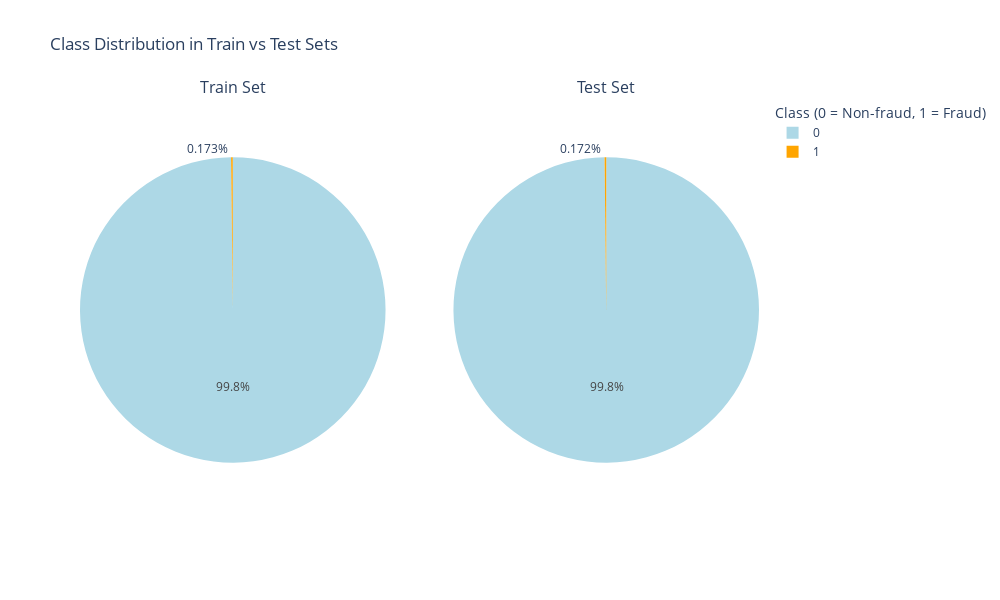

Here is the notebook cell this chart was saved with:
### Code cell
# Visualization of train and test split
# Compute counts
train_counts = y_train.value_counts().reset_index()
train_counts.columns = ['Class', 'Count']
test_counts = y_test.value_counts().reset_index()
test_counts.columns = ['Class', 'Count']

# Create subplot with 2 pie charts (Train vs Test)
fig = sp.make_subplots(rows=1, cols=2, specs=[[{'type':'domain'}, {'type':'domain'}]],
                       subplot_titles=["Train Set", "Test Set"])

# Add train pie
fig.add_trace(
    px.pie(train_counts, names='Class', values='Count', 
           color='Class', color_discrete_map={0:'lightblue', 1:'orange'}).data[0],
    row=1, col=1
)

# Add test pie
fig.add_trace(
    px.pie(test_counts, names='Class', values='Count', 
           color='Class', color_discrete_map={0:'lightblue', 1:'orange'}).data[0],
    row=1, col=2
)

# Update layout
fig.update_layout(title_text="Class Distribution in Train vs Test Sets",
                  legend_title_text="Class (0 = Non-fraud, 1 = Fraud)",width=1000,height=600)
fig.show()

### Figure 1 — Plotly figure (JSON) as saved in the notebook; plotly's stock layout.template omitted (floating-point values rounded to 4 significant figures)
{"data": [{"customdata": [[0], [1]], "domain": {"x": [0, 0.45], "y": [0, 1]}, "hovertemplate": "Class=%{customdata[0]}<br>Count=%{value}<extra></extra>", "labels": [0, 1], "legendgroup": "", "marker": {"colors": ["lightblue", "orange"]}, "name": "", "showlegend": true, "type": "pie", "values": [227451, 394]}, {"customdata": [[0], [1]], "domain": {"x": [0.55, 1], "y": [0, 1]}, "hovertemplate": "Class=%{customdata[0]}<br>Count=%{value}<extra></extra>", "labels": [0, 1], "legendgroup": "", "marker": {"colors": ["lightblue", "orange"]}, "name": "", "showlegend": true, "type": "pie", "values": [56864, 98]}], "layout": {"annotations": [{"font": {"size": 16}, "showarrow": false, "text": "Train Set", "x": 0.225, "xanchor": "center", "xref": "paper", "y": 1, "yanchor": "bottom", "yref": "paper"}, {"font": {"size": 16}, "showarrow": false, "text": "Test Set", "x": 0.775, "xanchor": "center", "xref": "paper", "y": 1, "yanchor": "bottom", "yref": "paper"}], "height": 600, "legend": {"title": {"text": "Class (0 = Non-fraud, 1 = Fraud)"}}, "title": {"text": "Class Distribution in Train vs Test Sets"}, "width": 1000}}
